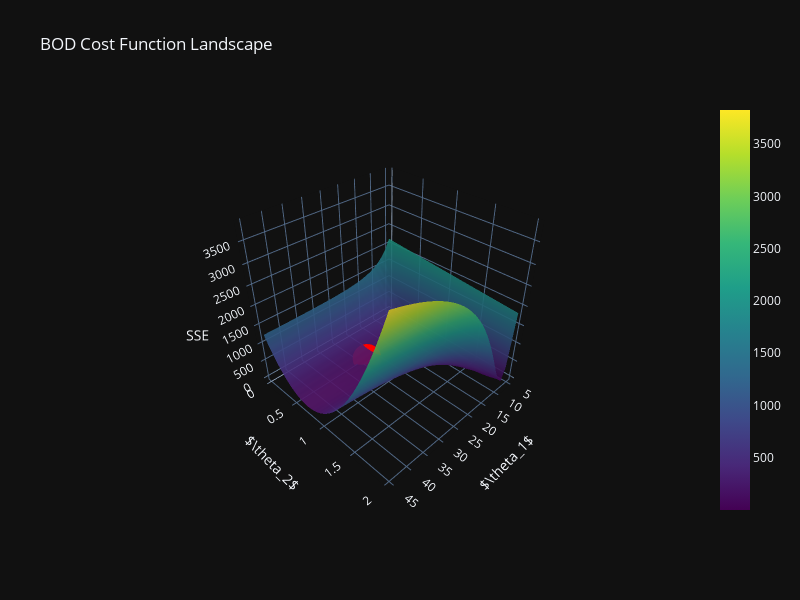

Notebook source saved alongside this figure:
### Code cell
import numpy as np
from scipy import optimize
import plotly.graph_objects as go

# Your existing setup (keep this)


initGsThet = [25, 0.5]
result1 = optimize.minimize(objective, initGsThet, args=(time, BOD))

# Create landscape grids (keep this)
theta1Vals = np.linspace(5, 45, 30)
theta2Vals = np.linspace(0.01, 2.0, 30)
theta1Grid, theta2Grid = np.meshgrid(theta1Vals, theta2Vals)
SSEGrid = np.array([[objective([t1,t2], time, BOD) for t2 in theta2Vals] for t1 in theta1Vals])

fig = go.Figure()

fig.add_trace(go.Surface(
    x=theta1Grid, 
    y=theta2Grid, 
    z=SSEGrid,
    colorscale='Viridis',
    opacity=0.9,
    name='Cost Landscape'
))

fig.add_trace(go.Scatter3d(
    x=[result1.x[0]], 
    y=[result1.x[1]], 
    z=[result1.fun],
    mode='markers',
    marker=dict(size=10, color='red'),
    name='Optimum'
))

fig.update_layout(
    title='BOD Cost Function Landscape',
    scene=dict(
        xaxis_title=r'$\theta_1$',
        yaxis_title=r'$\theta_2$',
        zaxis_title='SSE',
        camera_eye=dict(x=1.5, y=1.5, z=1.5)
    ),
    width=800, 
    height=600
)

fig.show()

### Figure 1 — Plotly figure (JSON) as saved in the notebook; plotly's stock layout.template omitted (floating-point values rounded to 4 significant figures; data arrays with more than 128 entries replaced by an {"elided": "..."} marker saying what was removed)
{"data": [{"colorscale": [[0.0, "#440154"], [0.1111, "#482878"], [0.2222, "#3e4989"], [0.3333, "#31688e"], [0.4444, "#26828e"], [0.5556, "#1f9e89"], [0.6667, "#35b779"], [0.7778, "#6ece58"], [0.8889, "#b5de2b"], [1.0, "#fde725"]], "name": "Cost Landscape", "opacity": 0.9, "x": {"elided": "30x30 float values"}, "y": {"elided": "30x30 float values"}, "z": {"elided": "30x30 float values"}, "type": "surface"}, {"marker": {"color": "red", "size": 10}, "mode": "markers", "name": "Optimum", "x": [23.84], "y": [0.5499], "z": [0.8077], "type": "scatter3d"}], "layout": {"scene": {"camera": {"eye": {"x": 1.5, "y": 1.5, "z": 1.5}}, "xaxis": {"title": {"text": "$\\theta_1$"}}, "yaxis": {"title": {"text": "$\\theta_2$"}}, "zaxis": {"title": {"text": "SSE"}}}, "title": {"text": "BOD Cost Function Landscape"}, "width": 800, "height": 600}}
